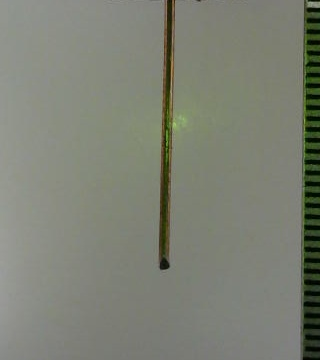
#> input picture Inspeção/picture_calib/foto_calibracao.jpg, 320 x 360 px, given in place of the camera
$ python inspectTest.py   (Python 2 division)
#> lines starting #> are read from the running program, lines starting #| are printed output that depends on the picture; after the words box and inside, x2 and y2 are one past the last pixel; in counts of white or black regions, pixels touching at a corner belong together; long printed decimals are rounded
# coding=utf-8
import cv2 as cv
import numpy as np
import modbus
import time


# Author: Lucas Costa Ferreira
# Project: Projeto Integrador VI
# Sistema de Inspeção de Arame
# Informações importantes:
# Os arrays numpy são regidos por coordenadas (linhas, colunas) e não o padrão (x,y), ou seja leia-se (y,x)
# O DebugMode deve ser ativado apenas para Calibração fina nos filtros de imagem ou testes sem câmera.


def nothing():
    pass


def returnLargestContour(contours):
    biggestArea = 0
    selectContour = None
    for contour in contours:
        if cv.contourArea(contour) > biggestArea:
            biggestArea = cv.contourArea(contour)
            selectContour = contour
    return selectContour


def getWireLengthFromImage(debugMode, cameraFrame, cmInPixels):
    try:
        imageROI = cameraFrame[60:420, 160:480]
        grayImage = cv.cvtColor(imageROI, cv.COLOR_BGR2GRAY)
        if debugMode:
            cv.namedWindow('gray')
            cv.imshow('gray', grayImage)
        kernel = np.ones((5, 5), np.float32) / 25
        filteredImage = cv.filter2D(grayImage, -1, kernel)
        blurredImage = cv.blur(filteredImage, (5, 5))
        if debugMode:
            cv.namedWindow('filter')
            cv.imshow('filter', blurredImage)
        threshImage = cv.adaptiveThreshold(blurredImage, 255, cv.ADAPTIVE_THRESH_GAUSSIAN_C, cv.THRESH_BINARY_INV, 11, 2)
        if debugMode:
            cv.namedWindow('thresh')
            cv.imshow('thresh', threshImage)
        contours, hierarchy = cv.findContours(threshImage, cv.RETR_TREE, cv.CHAIN_APPROX_SIMPLE)
        wire = returnLargestContour(contours)
        (x, y), (w, h), angle = cv.minAreaRect(wire)
        if w > h:
            h = w
        wireLengthMm = ((h / cmInPixels) * 10)

        return wireLengthMm, wire
    except:
        return 0, None

def initializeCapture(camera):
    cv.namedWindow("Wire Inspection")
    isValidFrame, preCameraFrame = camera.read()
    try:
        rows, cols = preCameraFrame.shape[:2]
        M = cv.getRotationMatrix2D((cols / 2, rows / 2), 90, 1)
        cameraFrame = cv.warpAffine(preCameraFrame, M, (cols, rows))
        if not isValidFrame:
            print("Frame failure")
            return -1
        frameHeight, frameWidth = cameraFrame.shape[:2]
        return frameWidth, frameHeight
    except Exception as e:
        print ("Erro: " + str(e))

def inspectionMode(debugMode, camera, cmInPixels):
    cv.namedWindow('Wire Inspection')
    tecla = ''
    while tecla != 't':
        isValidFrame, preCameraFrame = camera.read()
        rows, cols = preCameraFrame.shape[:2]
        M = cv.getRotationMatrix2D((cols / 2, rows / 2), 90, 1)
        cameraFrame = cv.warpAffine(preCameraFrame, M, (cols, rows))
        if not isValidFrame:
            print("Frame failure")
            return -1
        wireLengthMm, wire = getWireLengthFromImage(debugMode, cameraFrame, cmInPixels)
        try:
            box = np.int0(cv.boxPoints(cv.minAreaRect(wire)))
            processedImage = cameraFrame[60:420, 160:480]
            cv.drawContours(processedImage, [box], 0, (0, 0, 255), 2)
            cv.imshow('Wire Inspection', processedImage)
            print(wireLengthMm)
        except:
            processedImage = cameraFrame[60:420, 160:480]
            cv.imshow('Wire Inspection', processedImage)
            wireLengthMm = 0
        cv.waitKey(1)
    return wireLengthMm


def endProgram(camera):
    camera.release()
    cv.destroyAllWindows()


def main():
    # Program Parameters
    CONST_CALIBRATION = True
    debugMode = False
    camera = cv.VideoCapture(0, cv.CAP_DSHOW)
    DBCP = 20
    dbcpTol = 0.5

    # Program Sequence
    frameWidth, frameHeight = initializeCapture(camera)
#> in initializeCapture, preCameraFrame is the input picture: shape (360, 320, 3); mean B, G, R 115.5, 128.1, 124.6
#> in initializeCapture, `cameraFrame = cv.warpAffine(preCameraFrame, M, (cols, rows))`:
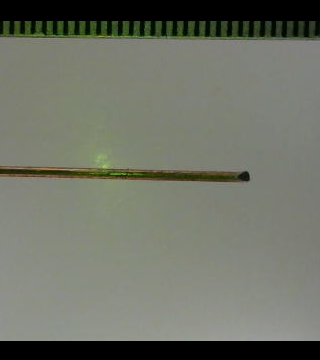
#> cameraFrame: shape (360, 320, 3); mean B, G, R 102.4, 114.2, 110.9
#> frameWidth = 320; frameHeight = 360
    wireLengthMm = inspectionMode(debugMode, camera, 115)
#> in getWireLengthFromImage, `imageROI = cameraFrame[60:420, 160:480]`:
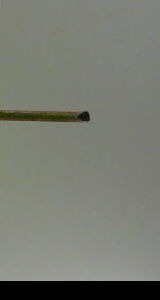
#> imageROI: shape (300, 160, 3); mean B, G, R 113.7, 123, 120.7
#> in getWireLengthFromImage, `filteredImage = cv.filter2D(grayImage, -1, kernel)`:
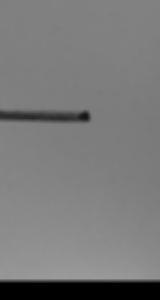
#> filteredImage: shape (300, 160); min 0, max 155, mean 121.2
#> in getWireLengthFromImage, `threshImage = cv.adaptiveThreshold(blurredImage, 255, cv.ADAPTIVE_THRE..`:
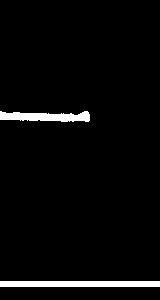
#> threshImage: shape (300, 160); 3.5% white; 2 white regions
#> in getWireLengthFromImage, `contours, hierarchy = cv.findContours(threshImage, cv.RETR_TREE, cv.CH..`: contours = 2 contours; box (x1, y1, x2, y2) and area: (0, 281, 160, 287) 795, (0, 111, 90, 122) 602
#> the loop in returnLargestContour, `for contour in contours:` made 2 passes
#> (biggestArea, selectContour) on pass 1: (795, [[0, 281], [0, 286], [159, 286], [159, 281]])
#> after the loop in returnLargestContour, `for contour in contours:`: biggestArea = 795
#> in getWireLengthFromImage, `wire = returnLargestContour(contours)`: wire = [[0, 281], [0, 286], [159, 286], [159, 281]]
#> in getWireLengthFromImage, `(x, y), (w, h), angle = cv.minAreaRect(wire)`: x = 79.5; y = 283.5; w = 5; h = 159; angle = -90
#> in getWireLengthFromImage, `wireLengthMm = ((h / cmInPixels) * 10)`: wireLengthMm = 13.83
#> in inspectionMode, `wireLengthMm, wire = getWireLengthFromImage(debugMode, cameraFrame, cm..`: wire = [[0, 281], [0, 286], [159, 286], [159, 281]]
#> in inspectionMode, `box = np.int0(cv.boxPoints(cv.minAreaRect(wire)))`: box = [[158, 285], [0, 285], [0, 280], [158, 280]]
#> in inspectionMode, `cv.drawContours(processedImage, [box], 0, (0, 0, 255), 2)`:
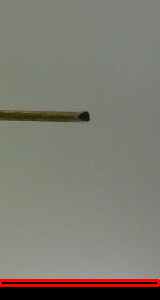
#> processedImage: shape (300, 160, 3); 2.02% of pixels changed, all inside (x1, y1, x2, y2) = (0, 279, 160, 287)
#| 13.826
    print wireLengthMm
    '''
    mb = modbus.Modbus() #Para o teste a classe é instanciada aqui,mas no final será chamada passada como parâmetro pelo main
    while mb.writeInspectionParams([DBCP,wireLengthMm,dbcpTol])!=3:
        time.sleep(0.5)
    while not mb.writeActivateInspect():
        time.sleep(0.5)

    inspec_ok = False
    mb.writeActivateInspect()
    while not inspec_ok:
        wireLengthMm = inspectionMode(debugMode, camera, 115)
        mb.writeUpdateWireLenght(wireLengthMm) #Tratar caso de envio mal sucedido?
        mb.readCell_control() #Caso a leitura seja mal sucedida, a variável continuará em False
        inspec_ok = mb.INSPECAO_OK
    '''

    endProgram(camera)


main()
